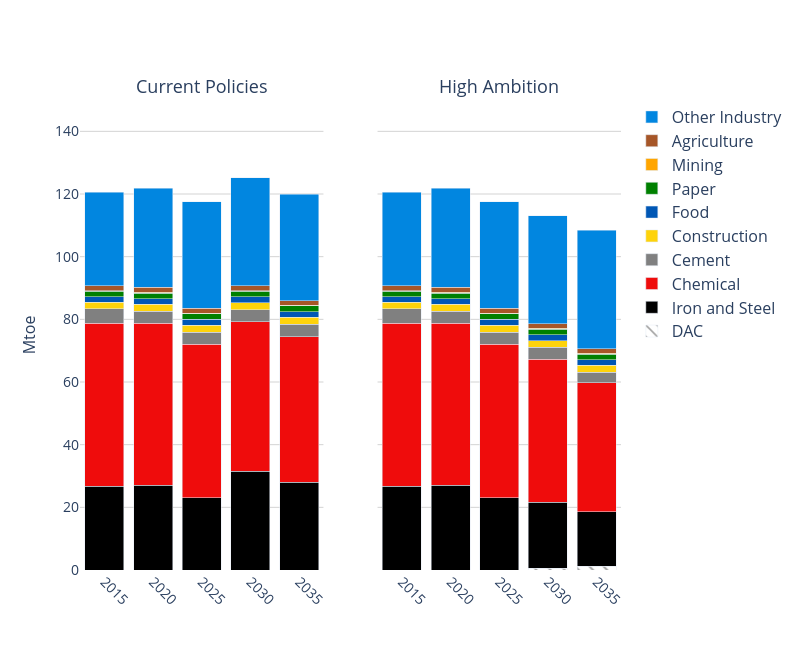

Notebook source saved alongside this figure:
### Code cell
# ------------------------------
# C) Industry energy by sector
# ------------------------------
dfC, _ = run_query(conn, q_idx)  # reuse q_idx=100
dfC["ind"] = cat_sector(dfC["sector"])
dfC = dfC[dfC["Year"] >= 2015].copy()
dfC["value"] *= EJ_TO_MTOE
two_panel_stack(
    dfC, category="ind", years=YEARS_2015_2050,
    out_png="./fig/industry_energy_sector.png", y_max=150,
    colors=SECTOR_COLORS, patterns=SECTOR_PATTERNS
)

### Figure 1 — Plotly figure (JSON) as saved in the notebook; plotly's stock layout.template omitted (floating-point values rounded to 4 significant figures)
{"data": [{"marker": {"color": "#FFFFFF", "pattern": {"shape": "\\"}}, "name": "DAC", "showlegend": true, "type": "bar", "x": [2025, 2030, 2035], "xaxis": "x", "y": [3.813e-07, 2.687e-06, 1.304e-05], "yaxis": "y"}, {"marker": {"color": "#000000"}, "name": "Iron and Steel", "showlegend": true, "type": "bar", "x": [2015, 2020, 2025, 2030, 2035], "xaxis": "x", "y": [26.68, 27.02, 23.09, 31.44, 28.06], "yaxis": "y"}, {"marker": {"color": "#EF0C0C"}, "name": "Chemical", "showlegend": true, "type": "bar", "x": [2015, 2020, 2025, 2030, 2035], "xaxis": "x", "y": [52.02, 51.73, 49.02, 47.76, 46.43], "yaxis": "y"}, {"marker": {"color": "grey"}, "name": "Cement", "showlegend": true, "type": "bar", "x": [2015, 2020, 2025, 2030, 2035], "xaxis": "x", "y": [4.663, 3.861, 3.797, 3.922, 3.996], "yaxis": "y"}, {"marker": {"color": "#FED30B"}, "name": "Construction", "showlegend": true, "type": "bar", "x": [2015, 2020, 2025, 2030, 2035], "xaxis": "x", "y": [2.037, 2.149, 2.171, 2.152, 2.122], "yaxis": "y"}, {"marker": {"color": "#0057B5"}, "name": "Food", "showlegend": true, "type": "bar", "x": [2015, 2020, 2025, 2030, 2035], "xaxis": "x", "y": [1.768, 1.832, 1.883, 1.888, 1.88], "yaxis": "y"}, {"marker": {"color": "green"}, "name": "Paper", "showlegend": true, "type": "bar", "x": [2015, 2020, 2025, 2030, 2035], "xaxis": "x", "y": [1.795, 1.803, 1.805, 1.791, 1.771], "yaxis": "y"}, {"marker": {"color": "orange"}, "name": "Mining", "showlegend": true, "type": "bar", "x": [2015, 2020, 2025, 2030, 2035], "xaxis": "x", "y": [0.204, 0.2075, 0.2045, 0.2, 0.1942], "yaxis": "y"}, {"marker": {"color": "rgb(166,86,40)"}, "name": "Agriculture", "showlegend": true, "type": "bar", "x": [2015, 2020, 2025, 2030, 2035], "xaxis": "x", "y": [1.529, 1.559, 1.535, 1.501, 1.456], "yaxis": "y"}, {"marker": {"color": "#0186E0"}, "name": "Other Industry", "showlegend": true, "type": "bar", "x": [2015, 2020, 2025, 2030, 2035], "xaxis": "x", "y": [29.79, 31.7, 34.04, 34.51, 33.96], "yaxis": "y"}, {"marker": {"color": "#FFFFFF", "pattern": {"shape": "\\"}}, "name": "DAC", "showlegend": false, "type": "bar", "x": [2025, 2030, 2035], "xaxis": "x2", "y": [3.813e-07, 0.5992, 1.171], "yaxis": "y2"}, {"marker": {"color": "#000000"}, "name": "Iron and Steel", "showlegend": false, "type": "bar", "x": [2015, 2020, 2025, 2030, 2035], "xaxis": "x2", "y": [26.68, 27.02, 23.09, 20.98, 17.41], "yaxis": "y2"}, {"marker": {"color": "#EF0C0C"}, "name": "Chemical", "showlegend": false, "type": "bar", "x": [2015, 2020, 2025, 2030, 2035], "xaxis": "x2", "y": [52.02, 51.73, 49.02, 45.74, 41.18], "yaxis": "y2"}, {"marker": {"color": "grey"}, "name": "Cement", "showlegend": false, "type": "bar", "x": [2015, 2020, 2025, 2030, 2035], "xaxis": "x2", "y": [4.663, 3.861, 3.797, 3.762, 3.382], "yaxis": "y2"}, {"marker": {"color": "#FED30B"}, "name": "Construction", "showlegend": false, "type": "bar", "x": [2015, 2020, 2025, 2030, 2035], "xaxis": "x2", "y": [2.037, 2.149, 2.171, 2.153, 2.124], "yaxis": "y2"}, {"marker": {"color": "#0057B5"}, "name": "Food", "showlegend": false, "type": "bar", "x": [2015, 2020, 2025, 2030, 2035], "xaxis": "x2", "y": [1.768, 1.832, 1.883, 1.888, 1.897], "yaxis": "y2"}, {"marker": {"color": "green"}, "name": "Paper", "showlegend": false, "type": "bar", "x": [2015, 2020, 2025, 2030, 2035], "xaxis": "x2", "y": [1.795, 1.803, 1.805, 1.787, 1.751], "yaxis": "y2"}, {"marker": {"color": "orange"}, "name": "Mining", "showlegend": false, "type": "bar", "x": [2015, 2020, 2025, 2030, 2035], "xaxis": "x2", "y": [0.204, 0.2075, 0.2045, 0.1998, 0.1908], "yaxis": "y2"}, {"marker": {"color": "rgb(166,86,40)"}, "name": "Agriculture", "showlegend": false, "type": "bar", "x": [2015, 2020, 2025, 2030, 2035], "xaxis": "x2", "y": [1.529, 1.559, 1.535, 1.5, 1.434], "yaxis": "y2"}, {"marker": {"color": "#0186E0"}, "name": "Other Industry", "showlegend": false, "type": "bar", "x": [2015, 2020, 2025, 2030, 2035], "xaxis": "x2", "y": [29.79, 31.7, 34.04, 34.4, 37.97], "yaxis": "y2"}], "layout": {"annotations": [{"font": {"size": 18}, "showarrow": false, "text": "Current Policies", "x": 0.225, "xanchor": "center", "xref": "paper", "y": 1, "yanchor": "bottom", "yref": "paper"}, {"font": {"size": 18}, "showarrow": false, "text": "High Ambition", "x": 0.775, "xanchor": "center", "xref": "paper", "y": 1, "yanchor": "bottom", "yref": "paper"}], "barmode": "stack", "height": 650, "legend": {"font": {"size": 16}, "traceorder": "reversed", "x": 1.02, "y": 1}, "plot_bgcolor": "rgba(0,0,0,0)", "title": {"font": {"size": 24}, "x": 0.5}, "width": 800, "xaxis": {"anchor": "y", "domain": [0, 0.45], "tickangle": 45, "tickfont": {"size": 14}, "ticktext": ["2015", "2020", "2025", "2030", "2035", "2040", "2045", "2050"], "tickvals": [2015, 2020, 2025, 2030, 2035, 2040, 2045, 2050], "title": {"font": {"size": 16}}}, "xaxis2": {"anchor": "y2", "domain": [0.55, 1], "tickangle": 45, "tickfont": {"size": 14}, "ticktext": ["2015", "2020", "2025", "2030", "2035", "2040", "2045", "2050"], "tickvals": [2015, 2020, 2025, 2030, 2035, 2040, 2045, 2050], "title": {"font": {"size": 16}}}, "yaxis": {"anchor": "x", "domain": [0, 1], "gridcolor": "lightgray", "range": [0, 150], "showgrid": true, "tickfont": {"size": 14}, "title": {"font": {"size": 16}, "text": "Mtoe"}}, "yaxis2": {"anchor": "x2", "domain": [0, 1], "gridcolor": "lightgray", "matches": "y", "range": [0, 150], "showgrid": true, "showticklabels": false, "tickfont": {"size": 14}}}}
